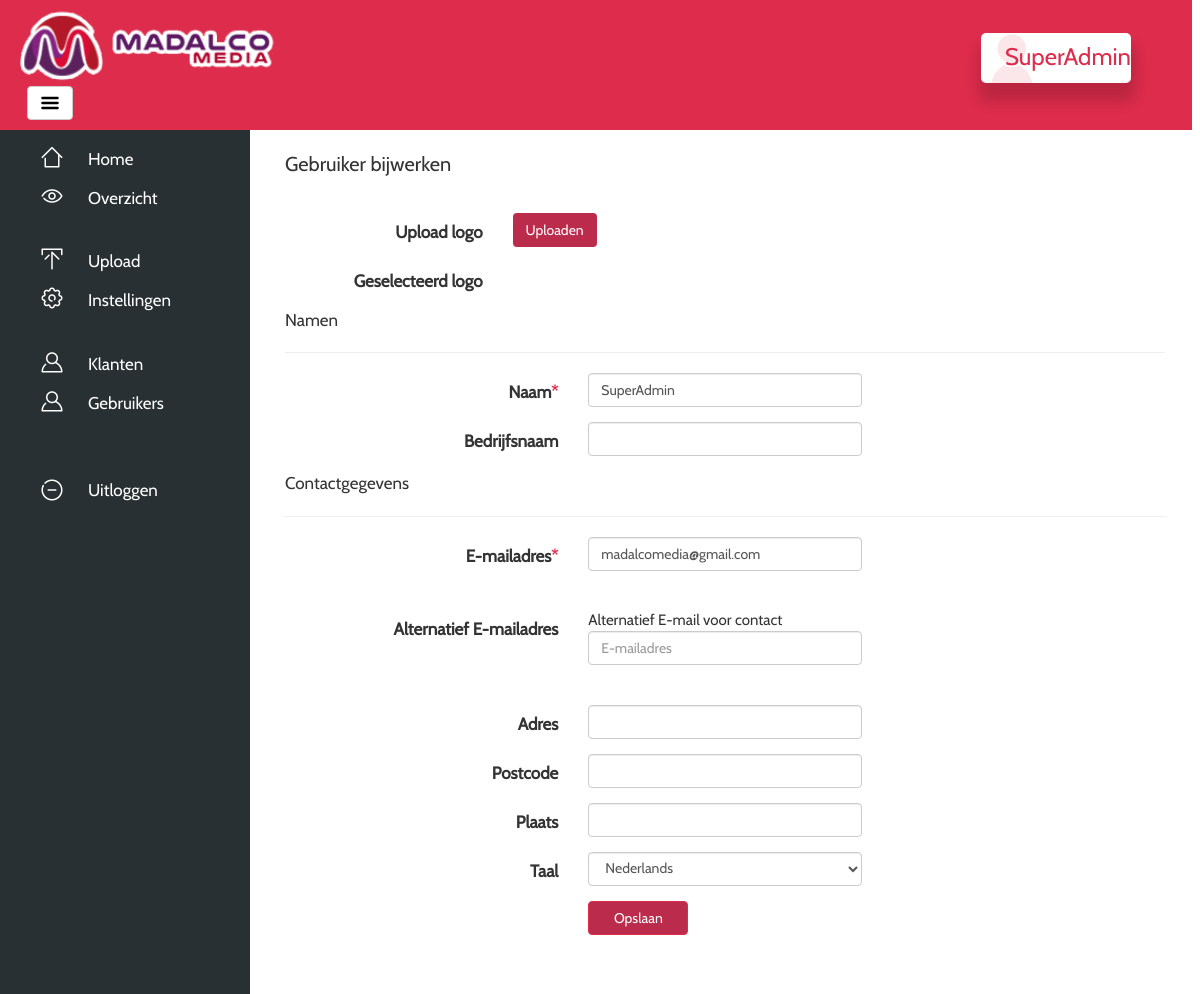
The app's page /?page=editclient&id=1 (signed in) with its own data.
### tables this page shows
CREATE TABLE `settings` (
  `id` int(11) NOT NULL,
  `SMTP` varchar(64) NOT NULL,
  `SMTPport` varchar(64) NOT NULL,
  `Email` varchar(64) NOT NULL,
  `Mailpass` varchar(64) NOT NULL,
  `Logo` varchar(100) NOT NULL,
  `Header` varchar(64) NOT NULL,
  `Host` varchar(64) NOT NULL,
  `globalmail` tinyint(1) NOT NULL,
  `contactmail` varchar(64) NOT NULL,
  `background` varchar(64) NOT NULL
);

CREATE TABLE `users` (
  `id` int(11) NOT NULL,
  `profimg` varchar(100) NOT NULL DEFAULT 'profile.png',
  `naam` varchar(60) NOT NULL,
  `email` varchar(60) NOT NULL,
  `altmail` varchar(60) NOT NULL,
  `paswoord` varchar(256) NOT NULL,
  `permgroup` int(11) NOT NULL DEFAULT '2',
  `bedrijfsnaam` varchar(64) NOT NULL,
  `adres` varchar(64) NOT NULL,
  `postcode` varchar(8) NOT NULL,
  `plaats` varchar(64) NOT NULL,
  `lang` varchar(4) NOT NULL DEFAULT 'nl',
  `active` tinyint(1) NOT NULL DEFAULT '1',
  `paswoordvergeten` varchar(256) NOT NULL,
  `passresetdate` datetime NOT NULL
);

### config/constants.php (called while the page is built, shortened)
<?php
$user = new UserController();
if(isset($_SESSION['usr_id'])) {
 $usr = $user->getUserById($_SESSION['usr_id']);
}
if($usr['lang']) {
 switch($usr['lang']) {
  default:
   $language = 'nl';
   break;
 }
}
else {
 include_once 'language/nl.php';
}

### app/Controller/UserController.php (called while the page is built, shortened)
<?php
class UserController
{
    private $model;
    public function __construct()
    {
        $this->model = new User();
    }
    public function getPermission($row, $perm)
    {
        return $this->model->getPermission($row, $perm);
    }
    public function getAdminSettings()
    {
        return $this->model->getAdminSettings();
    }
    public function getPermissionGroup($id)
    {
        return $this->model->getPermissionGroup($id);
    }
    public function getUserById($id)
    {
        return $this->model->getUserById($id);
    }
}

### app/Model/User.php (called while the page is built, shortened)
<?php
class User
{
    private $db;
    public function __construct()
    {
        $this->db = new DbUser();
    }
    public function getAdminSettings()
    {
        return $this->db->getAdminSettings();
    }
    public function getPermission($row, $perm)
    {
        return $this->db->getPermission($row, $perm);
    }
    public function getPermissionGroup($id)
    {
        return $this->db->getPermissionGroup($id);
    }
    public function getUserById($id)
    {
        return $this->db->getUserById($id);
    }
}

### app/Model/DbUser.php (called while the page is built, shortened)
<?php
class DbUser extends Database
{
    public function getAdminSettings()
    {
        $sql = "SELECT * FROM `settings` WHERE `id` = '0'";
        if ($result = $this->dbQuery($sql)) {
            return mysqli_fetch_assoc($result);
        }
        return false;
    }
    public function getPermission($row, $perm)
    {
        $sql = "SELECT * FROM `permissions` WHERE `permission` = '{$perm}'";
        $result = $this->dbQuery($sql);
        $value = mysqli_fetch_assoc($result);
        $sql1 = "SELECT * FROM `permgroup` WHERE `userperm` = '{$row}'";
        $result1 = $this->dbQuery($sql1);
        $value1 = mysqli_fetch_assoc($result1);
        $groupname = $value1['name'];
        if ($value) {
            return $value[$groupname];
        }
    }
    public function getPermissionGroup($id)
    {
        $sql = "SELECT `permgroup` FROM `users` WHERE `id` = '{$id}'";
        if ($result = $this->dbQuery($sql)) {
            return mysqli_fetch_assoc($result);
        }
    }
    public function getUserById($id)
    {
        $sql = "SELECT * FROM `users` WHERE `id` = '{$id}'";
        $result = $this->dbQuery($sql);
        $value = mysqli_fetch_assoc($result);
        if ($value) {
            return $value;
        }
    }
}

### app/Model/Database.php (called while the page is built, shortened)
<?php
class Database
{
    protected $connection = null;
    public function __construct()
    {
        $this->connection = mysqli_connect(DB_SERVER, DB_USER, DB_PASS, DB_NAME) or die("There was a problem connecting to the database");
    }
    public function dbQuery($query)
    {
        $this->query_result = $this->connection->query($query);
        return $this->query_result;
    }
}

### config/load.php (called while the page is built, shortened)
<?php
require '../config/constants.php';

### app/Model/permissions.php (called while the page is built, shortened)
<?php
$user = new UserController();
if (isset($_SESSION['usr_id'])) {
    $leid = $user->getPermissionGroup($_SESSION['usr_id']);
    $permgroup = $leid['permgroup'];
}

### app/session/Session.php (called while the page is built, shortened)
<?php
class Session
{
    function cleantonumber($string)
    {
        $string = preg_replace("/[^0-9]/", "", $string);
        return $string;
    }
}

### app/view/editclient.php (the view, shortened to what this page needs)
<?php
$session = new Session();
$client = new UserController();
$id = $_GET['id'];
$id = $session->cleantonumber($id);
$myclient = $client->getUserById($id);
?>
<div id="page-content-wrapper">
    <div class="container-fluid">
        <div class="row">
            <div class="col-lg-12">
                <p class="NameText"><?= TEXT_EDIT_USER ?></p>
                <br>
                <form method="post" enctype="multipart/form-data" class="form-horizontal">
                    <fieldset>
                        <div class="form-group">
                            <label class="col-lg-3 control-label" for="textinput"><?= TEXT_UPLOAD_LOGO ?></label>
                            <div class="col-md-4">
                                <label for="file-upload" class="custom-file-upload">
                                    <i class="fa fa-cloud-upload"></i> <?= BUTTON_UPLOAD ?>
                                </label>
                            </div>
                        </div>
                        <div class="form-group">
                            <label class="col-lg-3 control-label" for="textinput"><?= TEXT_SELECTED_LOGO ?></label>
                            <div class="col-md-4">
                                <output id="list"></output>
                            </div>
                        </div>
                        <p class="ClientFormText"><?= TEXT_NAMES ?></p>
                        <hr size="1">
                        <div class="form-group">
                            <label class="col-md-4 control-label" for="textinput"><?= TEXT_NAME ?><span
                                    style="color:#dd2c4c">*</span></label>
                            <div class="col-md-4">
                                <input class="form-control input-md" id="textinput" maxlength="60" required type="text"
                                       name="showname" size="50" value="<?= $myclient['naam']; ?>">
                            </div>
                        </div>
                        <div class="form-group">
                            <label class="col-md-4 control-label" for="textinput"><?= TEXT_COMPANY_NAME ?></label>
                            <div class="col-md-4">
                                <input class="form-control input-md" id="textinput" maxlength="60" type="text"
                                       name="companyname" size="50" value="<?= $myclient['bedrijfsnaam']; ?>">
                            </div>
                        </div>
                        <p class="ClientFormText"><?= TEXT_CONTACT_DETAILS ?></p>
                        <hr size="1">
                        <div class="form-group">
                            <label class="col-md-4 control-label" for="textinput"><?= TEXT_EMAIL ?><span
                                    style="color:#dd2c4c">*</span></label>
                            <div class="col-md-4">
                                <input class="form-control input-md" id="textinput" maxlength="60" required type="email"
                                       name="email" size="50" value="<?= $myclient['email']; ?>">
                            </div>
                        </div>
                        <br/>
                        <div class="form-group">
                            <label class="col-md-4 control-label" for="textinput"><?= TEXT_ALTERNATIVE_EMAIL ?></label>
                            <div class="col-md-4">
                                <span style="font-size:15px"><?= TEXT_ALTERNATIVE_EMAIL_INFO ?></span>
                                <input class="form-control input-md" id="textinput" maxlength="60" type="email"
                                       name="altmail" placeholder="E-mailadres">
                            </div>
                        </div>
                        <br/>
                        <div class="form-group">
                            <label class="col-md-4 control-label" for="textinput"><?= TEXT_ADRESS ?></label>
                            <div class="col-md-4">
                                <input class="form-control input-md" id="textinput" maxlength="60" type="text"
                                       name="companyadress" size="50" value="<?= $myclient['adres']; ?>">
                            </div>
                        </div>
                        <div class="form-group">
                            <label class="col-md-4 control-label" for="textinput"><?= TEXT_POSTALCODE ?></label>
                            <div class="col-md-4">
                                <input class="form-control input-md" id="textinput" maxlength="8" type="text"
                                       name="postcode" size="50" value="<?= $myclient['postcode']; ?>">
                            </div>
                        </div>
                        <div class="form-group">
                            <label class="col-md-4 control-label" for="textinput"><?= TEXT_CITY ?></label>
                            <div class="col-md-4">
                                <input class="form-control input-md" id="textinput" maxlength="60" type="text"
                                       name="plaats" size="50" value="<?= $myclient['plaats']; ?>">
                            </div>
                        </div>
                        <?php if($user->getPermission($permgroup, 'CAN_CHANGE_USER_LANGUAGE')) {?>
                        <div class="form-group">
                            <label class="col-md-4 control-label" for="textinput"><?= TEXT_LANGUAGE ?></label>
                            <div class="col-md-4">
                                <select class="form-control" name="lang" required>
                                    <?php if($myclient['lang'] == 'nl') {?>
                                        <option value="<?= $myclient['lang'] ?>" selected>Nederlands</option>
                                    <?php } else {?>
                                    <option value="nl">Nederlands</option>
                                    <?php } ?>
                                </select>
                            </div>
                        </div>
                        <?php } ?>
                        <div class="form-group">
                            <label class="col-md-4 control-label" for="textinput"></label>
                            <div class="col-md-4">
                                <input class="btn btn-primary btn-success" name="submit"
                                       style="max-width: 100px; background-color: #bb2c4c; border: 1px solid #dd2c4c"
                                       type="submit" value="<?= BUTTON_SAVE ?>">
                            </div>
                        </div>
                    </fieldset>
                </form>

### app/view/header.php (shortened to what this page needs)
<?php
require_once DIR_MODEL . 'permissions.php';
if (isset($_SESSION['usr_id'])) {
    $myuser = $user->getUserById($_SESSION['usr_id']);
    $myuser = $myuser['naam'];
} else if (isset($user)) {
    $thisuser = $user->getUserById($session->getUserId());
    $myuser = $thisuser['naam'];
} else {
    echo 'User';
}
$settings = new UserController();
$admin = $settings->getAdminSettings();
if (isset($_SESSION['accorduserid']) && !isset($_SESSION['usr_id'])) {
    $userinfo = $user->getUserById($_SESSION['accorduserid']);
    $imgsrc = 'icons/profile.png';
} else {
    $userinfo = $user->getUserById($_SESSION['usr_id']);
    if ($userinfo['profimg'] !== null) {
        $imgsrc = DIR_IMG . $userinfo['profimg'];
    } else {
        $imgsrc = '../icons/profile.png';
    }
}
?>
    <html lang="<?= $language ?>">
    <head>
        <link href="css/bootstrap.min.css" rel="stylesheet">
        <link href="css/select2.min.css" rel="stylesheet"/>
        <link href="css/styles.css" rel="stylesheet">
        <link rel="stylesheet" type="text/css" href="css/dropzone.css" />
        <link rel="stylesheet" href="css/jquery-ui.css">
        <link rel="stylesheet" href="css/jquery.dataTables.min.css">
    </head>
<body>
    <div id="header" style="background: <?= $admin['Header']; ?>">
        <div id="MenuSide">
            <img src="<?= DIR_PUBLIC . $admin['Logo'] ?>" style="width:auto;height:75%;"/>
        </div>
        <div id="MenuButton">
            <a href="#menu-toggle" class="btn btn-default" id="menu-toggle"><img src="icons/menu-alt-20.png"></a>
        </div>
    </div>
    <div id="NameSide">
        <a style="text-decoration: none;" href="?page=profile">
            <div id="UserBlock" style="text-decoration: none;">
                <div id="UserBlockImage" style="background-image: url('<?= $imgsrc ?>');"></div>
                <h3 id="LoggedInAs"><?= $myuser ?></h3>
            </div>
        </a>
    </div>
<div id="wrapper">
    <div id="sidebar-wrapper">
        <ul class="sidebar-nav">
            <li class="nav-button-home">
                <a href="?page=dashboard"><?= TEXT_HOME ?></a>
            </li>
            <li class="nav-button-all">
                <a href="?page=overview"><?= TEXT_OVERVIEW ?></a>
            </li>
            <br/>
            <?php if ($user->getPermission($permgroup, 'CAN_UPLOAD') == 1) { ?>
                <li class="nav-button-upload">
                    <a href="?page=uploadoverview"><?= TEXT_UPLOAD ?></a>
                </li>
            <?php } ?>
            <?php if ($user->getPermission($permgroup, 'CAN_EDIT_SETTINGS') == 1) { ?>
                <li class="nav-button-settings">
                    <a href="?page=settings"><?= TEXT_SETTINGS ?></a>
                </li>
            <?php } ?>
            <br/>
            <?php if ($user->getPermission($permgroup, 'CAN_SHOW_KLANTPAGINA') == 1) { ?>
                <li class="nav-button-users">
                    <a href="?page=manageclients"><?= TEXT_CLIENT ?></a>
                </li>
            <?php } ?>
            <?php if ($user->getPermission($permgroup, 'CAN_SHOW_USERS') == 1) { ?>
                <li class="nav-button-users">
                    <a href="?page=manageusers"><?= TEXT_USER ?></a>
                </li>
            <?php } ?>
            <br/>
            <br/>
            <li class="nav-button-logout">
                <a href="?page=logout"><?= TEXT_LOGOUT ?></a>
            </li>
        </ul>
    </div>

### records on screen
settings: Logo (picture)
users: profimg (placeholder picture), naam "SuperAdmin", showname "SuperAdmin", email "madalcomedia@gmail.com", lang "Nederlands"

### other values on screen
TEXT_HOME "Home"
TEXT_OVERVIEW "Overzicht"
TEXT_UPLOAD "Upload"
TEXT_SETTINGS "Instellingen"
TEXT_CLIENT "Klanten"
TEXT_USER "Gebruikers"
TEXT_LOGOUT "Uitloggen"
TEXT_EDIT_USER "Gebruiker bijwerken"
TEXT_UPLOAD_LOGO "Upload logo"
BUTTON_UPLOAD "Uploaden"
TEXT_SELECTED_LOGO "Geselecteerd logo"
TEXT_NAMES "Namen"
TEXT_NAME "Naam"
TEXT_COMPANY_NAME "Bedrijfsnaam"
TEXT_CONTACT_DETAILS "Contactgegevens"
